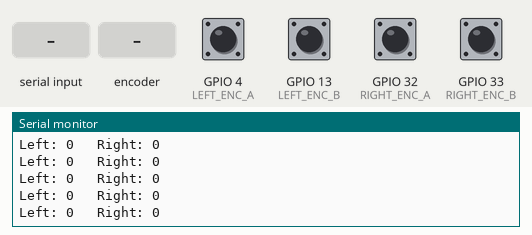
This sketch was run on a simulated ESP32. On the bench: the last lines printed to the serial monitor. The inputs (shaded band) are chosen by the test bench; at power-on: GPIO 4 (LEFT_ENC_A), GPIO 13 (LEFT_ENC_B), GPIO 32 (RIGHT_ENC_A), GPIO 33 (RIGHT_ENC_B) HIGH.

Above: at 1.4 s.
1.5 s: "r" received over Serial
3.0 s: rotary encoder on GPIO 4 (LEFT_ENC_A) / GPIO 13 (LEFT_ENC_B) turned 1 step (first pin leading)
At 3.21 s:
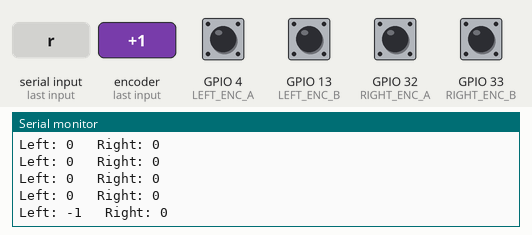
4.7 s: GPIO 32 (RIGHT_ENC_A) pulled LOW for 0.35 s
At 5.01 s:
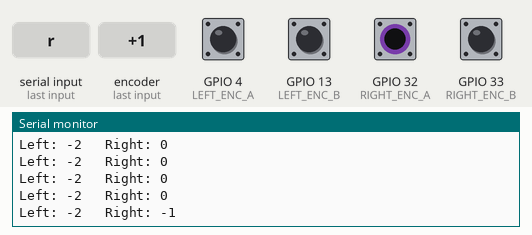
6.5 s: rotary encoder on GPIO 4 (LEFT_ENC_A) / GPIO 13 (LEFT_ENC_B) turned 1 step (first pin leading)
At 6.81 s:
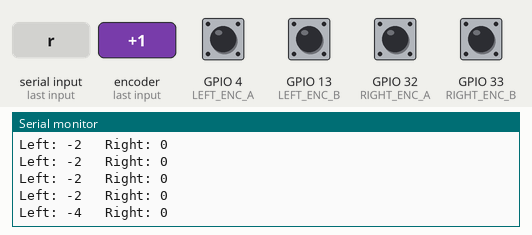
8.2 s: GPIO 32 (RIGHT_ENC_A) pulled LOW for 1 s
At 8.61 s:
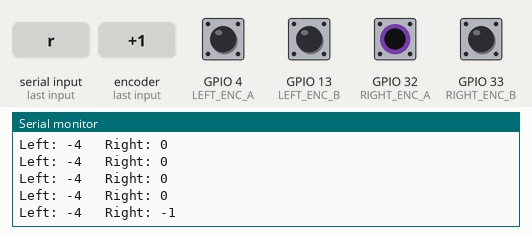
Timing chart, 0 to 11.2 s (numbered marks = the images above; inputs shaded):
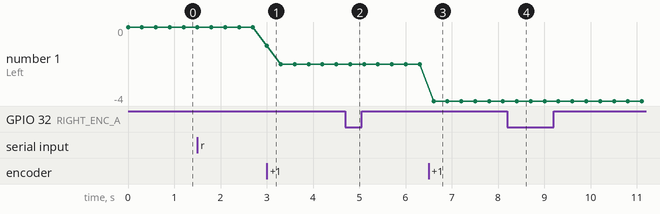

The sketch:

Ticks_per_meter_checking.ino
```cpp
#define LEFT_ENC_A  4
#define LEFT_ENC_B  13
#define RIGHT_ENC_A 32
#define RIGHT_ENC_B 33

volatile long left_ticks = 0;
volatile long right_ticks = 0;

void IRAM_ATTR leftEncoderISR() {
  bool a = digitalRead(LEFT_ENC_A);
  bool b = digitalRead(LEFT_ENC_B);
  left_ticks += (a == b) ? 1 : -1;
}
void IRAM_ATTR rightEncoderISR() {
  bool a = digitalRead(RIGHT_ENC_A);
  bool b = digitalRead(RIGHT_ENC_B);
  right_ticks += (a == b) ? 1 : -1;
}

void setup() {
  Serial.begin(115200);
  pinMode(LEFT_ENC_A, INPUT_PULLUP);
  pinMode(LEFT_ENC_B, INPUT_PULLUP);
  pinMode(RIGHT_ENC_A, INPUT_PULLUP);
  pinMode(RIGHT_ENC_B, INPUT_PULLUP);
  attachInterrupt(digitalPinToInterrupt(LEFT_ENC_A), leftEncoderISR, CHANGE);
  attachInterrupt(digitalPinToInterrupt(RIGHT_ENC_A), rightEncoderISR, CHANGE);
  Serial.println("Check the Robots distance");
}

void loop() {
  if (Serial.available()) {
    char c = Serial.read();
    if (c == 'r') {
      left_ticks = 0;
      right_ticks = 0;
      Serial.println("Moving the robot one meter");
    }
  }
  Serial.print("Left: "); Serial.print(left_ticks);
  Serial.print("   Right: "); Serial.println(right_ticks);
  delay(300);
}
```

Measured:
- after the input at 3.0 s, the serial monitor: prints a new line at once (image 1)
- after the input at 4.7 s, the serial monitor: prints a new line after 0.10 s (image 2)
- after the input at 6.5 s, the serial monitor: prints a new line after 0.11 s (image 3)
- after the input at 8.2 s, the serial monitor: prints a new line after 0.21 s (image 4)
- plotted number 1: 0 → -2 after the input at 3.0 s, -2 → -4 after the input at 6.5 s
